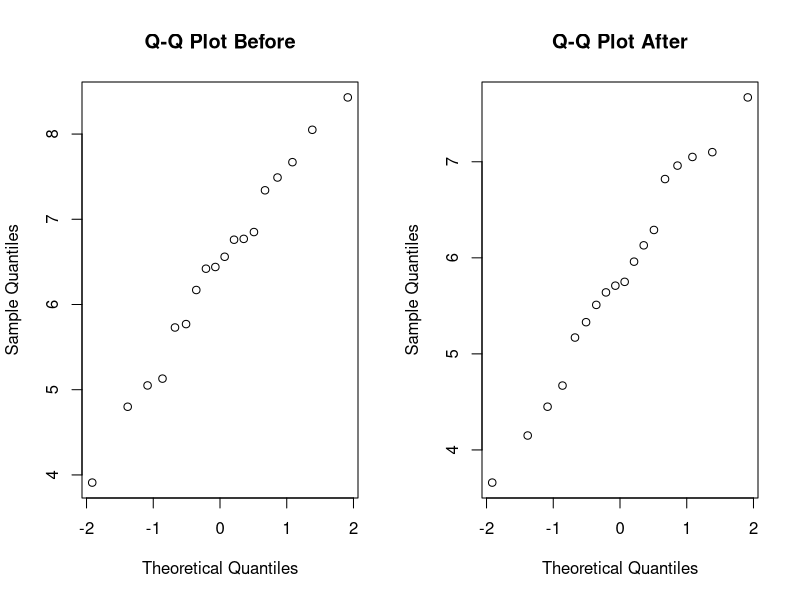
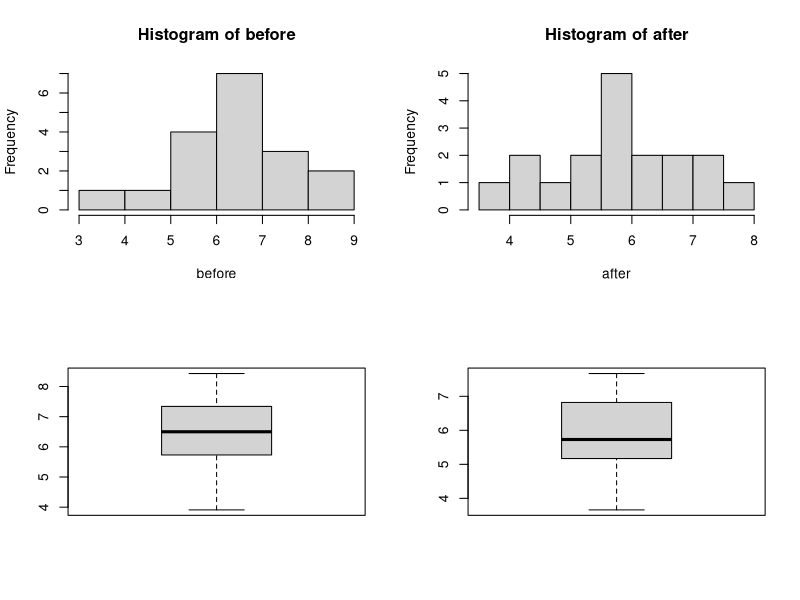
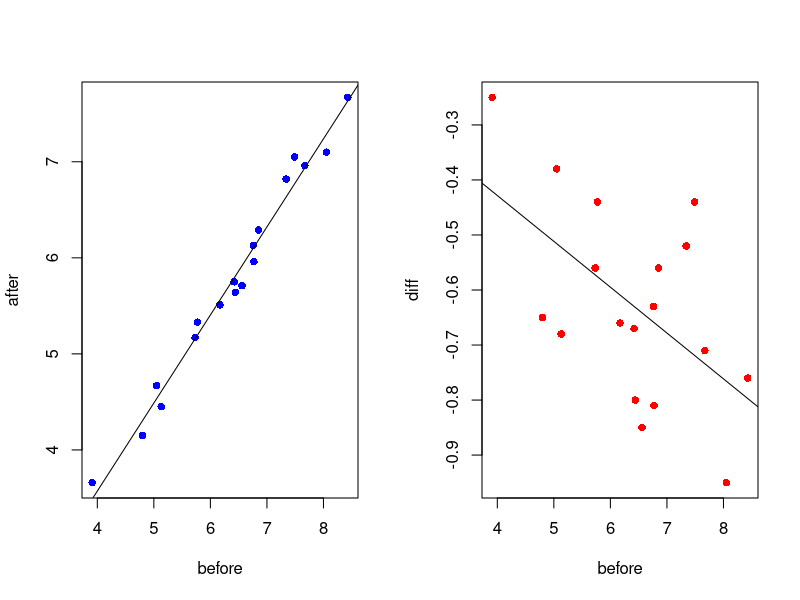
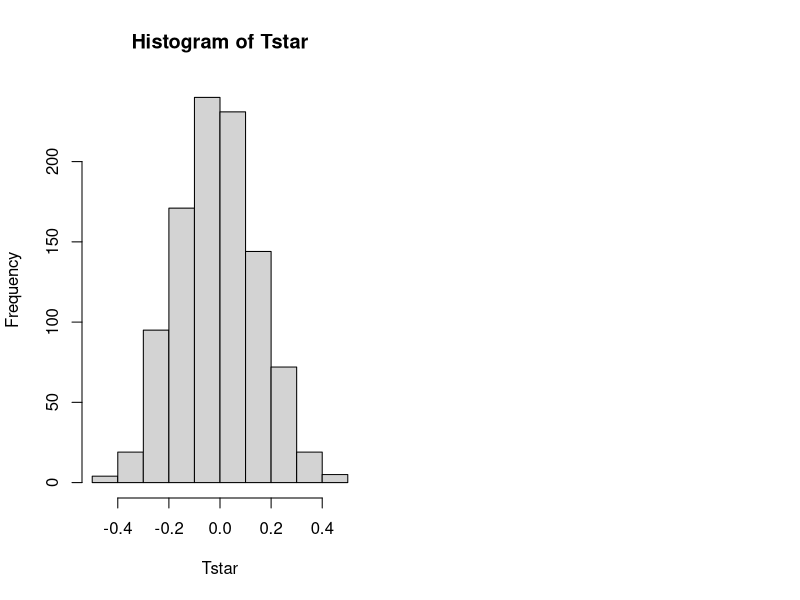

These figures' R source, in order:
## ---- chunk 1
data = read.table('../data/cholesterol.txt',header=TRUE)
before = data$Before
after = data$After8weeks
## ---- chunk 2
par(mfrow=c(1,2))
qqnorm(before,main="Q-Q Plot Before")
qqnorm(after,main="Q-Q Plot After")
## ---- chunk 3
summary(data)
shapiro.test(before)
shapiro.test(after)
## ---- chunk 4
par(mfrow = c(2,2))
hist(before); hist(after)
boxplot(before); boxplot(after)
## ---- chunk 5
par(mfrow=c(1,2))
reg = lm(after ~ before)
plot(before,after, pch=16, col="blue")
abline(reg)
summary(reg) 
diff = after - before
reg2 = lm(diff ~ before)
plot(before,diff, pch=16, col="red")
abline(reg2)
summary(reg2)
## ---- chunk 6
#T-test
t.test(before, after, paired = TRUE)
## ---- chunk 7
#pearson corr. test
par(mfrow=c(1,2))
cor.test(before,after)
## ---- chunk 8
meansamples = function(x,y) {mean(x-y)}
B=1000; Tstar = numeric(B)
for (i in 1:B){
  dietstar = t(apply(cbind(before,after),1,sample))
  Tstar[i] = meansamples(dietstar[,1],dietstar[,2])
}
myt = meansamples(before,after);
hist(Tstar)
## ---- chunk 9
pl = sum(Tstar<myt)/B
pr = sum(Tstar>myt)/B
p = 2*min(pl,pr)
p
## ---- chunk 10
# function that computes variance of uniformly distr. variable
unif_var = function(a,b){
  return ((1/12)*((b-a)^2))
}

# E(X) = (a+b)/2 = mean(after)
# So point estimate of b is 2*E(X)-3
theta_est = 2*mean(after)-3
## ---- chunk 11
#build 95%-CI for theta_est
n = length(after)
ci_theta = c(theta_est - qnorm(0.975)*(sqrt(unif_var(3,theta_est))/sqrt(n)), theta_est + qnorm(0.975)*(sqrt(unif_var(3,theta_est))/sqrt(n)))
ci_theta


## ---- chunk 12
t = max(after); t

vP = rep(0,9)
vT = rep(0,9)
for (theta in 3:12){
  B = 1000; tstar=numeric(B)
  
  for (i in 1:B){
    xstar=runif(n,3,theta)
    tstar[i] = max(xstar)
  }
  
  pl = sum(tstar<t)/B; pr = sum(tstar>t)/B
  p = 2*min(pl,pr); p
  
  vT[theta-2] = theta
  vP[theta-2] = p
  
}
res = rbind(vT,vP); res

## ---- chunk 13
## EXERCISE 2E
# sign test for the median with binomial distr.
s = sum(after<6); s
binom.test(s,n,p=0.5,alt="g") 
## ---- chunk 14
s2 = (sum(after<4.5));
binom.test(s2,n,p=0.25,alt="l")
